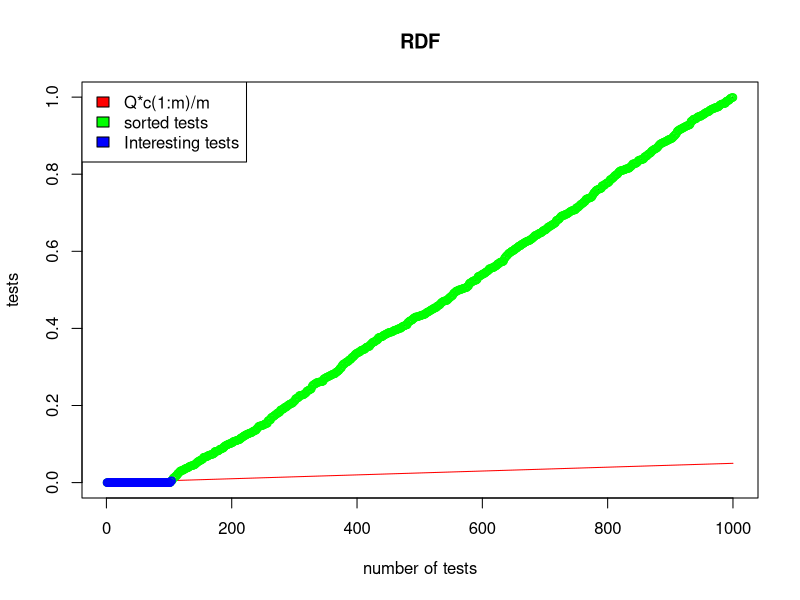

Source code (R):
#Fatima AlSaadeh
#FDR assignment 8 following the provided pseudo code
FDR <- function(p, Q) {
  #sort the p vector
  sortedp <- sort(p)
  #number of tests we have
  m <- length(p)
  #Plot sorted Pvalues(smallest to largest) vs line Q*c(1:m)/m
  q <- Q*c(1:m)/m
  

  
  #Find P* = P value <line
  p_star <-(sortedp<q)
  
  #Find the largest p* in p
  pmax<-max(sortedp[p_star])
  
  #Every P<=P* is “interesting”
  intrestingp <- sortedp<=pmax
  
  print(paste("We have ",length(sortedp[intrestingp])," interesting Points: "))
  print(sortedp[intrestingp])
  
  plot(
    c(1:m),
    sortedp,
    main = "RDF",
    ylab = "tests",
    xlab = "number of tests",
    type = "l"
  )
  legend("topleft",
         c("Q*c(1:m)/m", "sorted tests", "Interesting tests"),
         fill = c("red", "green", "blue")
  )
  lines(q, type = "l", col = "red")
  par(new = TRUE)
  points(sortedp, col = "green")
  points(c(1:m)[intrestingp], sortedp[intrestingp], col="blue")
}

v<-c(1e-5*runif(100), runif(900))
FDR(v,0.05)

